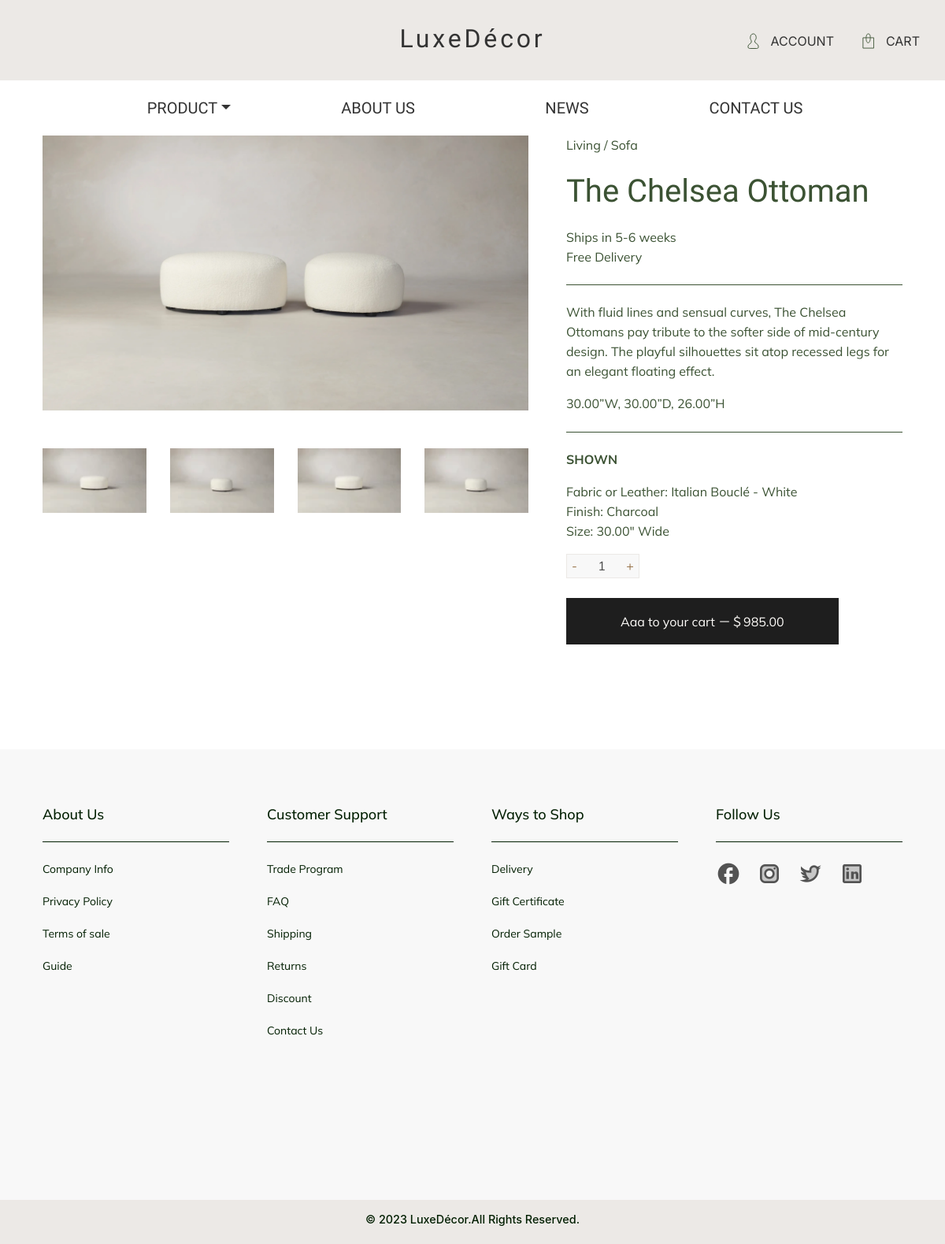
The app's page /product/the-chelsea-ottoman/ with its own data.
### web/models.py (models this page shows, shortened)
class Product(models.Model):
    title = models.CharField(max_length=255, default="")
    price = models.DecimalField(default=0, decimal_places=2, max_digits=7)
    width = models.DecimalField(default=0, decimal_places=2, max_digits=7)
    depth = models.DecimalField(default=0, decimal_places=2, max_digits=7)
    height = models.DecimalField(default=0, decimal_places=2, max_digits=7)
    description = models.TextField(default="")
    fabric = models.CharField(max_length=255, blank=True, default="")
    finish = models.CharField(max_length=255, blank=True, default="")
    slug = models.SlugField(blank=True, default="")
    category = models.ForeignKey(Category, null=True, on_delete=models.PROTECT)
    sub_category = models.ForeignKey(SubCategory, null=True, on_delete=models.PROTECT)
    image = models.ImageField(default="", blank=True, upload_to="images")
    image1 = models.ImageField(default="", blank=True, upload_to="images")
    image2 = models.ImageField(default="", blank=True, upload_to="images")
    image3 = models.ImageField(default="", blank=True, upload_to="images")
    image4 = models.ImageField(default="", blank=True, upload_to="images")
    shipping_time = models.CharField(max_length=255, blank=True, default="")
    shipping_price = models.CharField(max_length=255, blank=True, default="")

class Category(models.Model):
    title = models.CharField(max_length=255, default="")
    def __str__(self):
        return self.title

class SubCategory(models.Model):
    title = models.CharField(max_length=255, default="")
    category = models.ForeignKey(Category, on_delete=models.CASCADE)
    def __str__(self):
        return self.title

### web/views.py (the view)
# urls.py: path('product/<slug:slug>/', webviews.detail, name='detail'),
def detail(request, slug=None):
    product = get_object_or_404(Product, slug=slug)
    return render(request, 'detail.html', locals())

### templates/detail.html (shortened to what this page needs)
{% extends "base.html" %}
{% load static %}
{% block css %}
    <link rel="stylesheet" href="{% static "css/detail.css" %}" type="text/css" />
{% endblock %}
{% block content %}
    <div class="container">
        <div class="row">
            <div class="col-xs-12 col-md-7 mb-5 px-4">
                <img src="{{ product.image.url }}" width="100%" />
                <div class="row mt-5">
                    <div class="col-3">
                        <img src="{{ product.image1.url }}" width="100%" />
                    </div>
                    <div class="col-3">
                        <img src="{{ product.image2.url }}" width="100%" />
                    </div>
                    <div class="col-3">
                        <img src="{{ product.image3.url }}" width="100%" />
                    </div>
                    <div class="col-3">
                        <img src="{{ product.image4.url }}" width="100%" />
                    </div>
                </div>
            </div>
            <div class="col-xs-12 col-md-5 px-4">
                <p class="text">
                   <a class="text" href="/product/category/{{ product.category }}/">
                    {{ product.category }}
                   </a> /
                   <a class="text" href="/product/category/{{ product.category }}/{{ product.sub_category }}">
                    {{ product.sub_category }}
                   </a>
                </p>
                <p class="title">{{ product.title }}</p>
                <p class="text">
                    {{ product.shipping_time }}<br />
                    {{ product.shipping_price }}
                </p>
                <hr class="line">
                <p class="text">
                    {{ product.description }}
                </p>
                <p class="text">
                    {{ product.width }}”W, {{ product.depth }}”D, {{ product.height }}”H
                </p>
                <hr class="line">
                <p class="text" style="font-weight: bold;">SHOWN</p>
                <p  class="text">
                    {% if product.fabric != "" %}
                        Fabric or Leather: {{ product.fabric }}<br/>
                    {% endif %}
                    {% if product.finish != "" %}
                        Finish: {{ product.finish }}<br/>
                    {% endif %}
                    Size: {{ product.width }}" Wide
                </p>
                <div class="count">
                    <button class="add">-</button>
                    1
                    <button class="add">+</button>
                </div>
                <button class="button">
                    Aaa to your cart  －＄{{ product.price }}
                </button>
            </div>
        </div>
    </div>
{% endblock %}

### static/css/detail.css (style rules this page uses)
.text { font-family: Mulish, sans-serif; color: #3B5233; font-size: 1rem; line-height: 25px; }
.title { font-family: Antic Didone, sans-serif; color: #3B5233; font-size: 2.5rem; }
.line { border-color: #3B5233; margin-top: 1.4rem; margin-bottom: 1.4rem; }
.count { font-family: Mulish, sans-serif; color: #4A4A4A; font-size: 1rem; width: 5.8rem; height: 1.9rem; border: 1px solid #ECE9E6; background-color: #F8F8F8; display: flex; justify-content: space-between; align-items: center; }
.add { font-family: Mulish, sans-serif; color: #957045; font-size: 1rem; background-color: transparent; border: none; }
.button { font-family: Mulish, sans-serif; color: #FEFCF9; font-size: 1rem; border: 1px solid #1E1E1E; background-color: #1E1E1E; width: 100%; height: 3.68rem; margin-bottom: 8.3rem; margin-top: 1.6rem; }
@media (min-width: 768px) { .button { width: 21.6rem; } }

### records on screen
Product: image (picture), image1 (picture), image2 (picture), image3 (picture), image4 (picture), category "Living", sub_category "Sofa", title "The Chelsea Ottoman", shipping_time "Ships in 5-6 weeks", shipping_price "Free Delivery", description "With fluid lines and sensual curves, The Chelsea Ottomans pay tribute to the softer side of mid-century design. The playful silhouettes sit atop recessed legs for an elegant floating effect.", width "30.00", depth "30.00", height "26.00", fabric "Italian Bouclé - White", finish "Charcoal", price "985.00"
